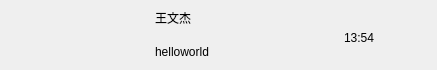
<?xml version="1.0" encoding="UTF-8"?>
<ui version="4.0">
 <class>ChatUserWid</class>
 <widget class="QWidget" name="ChatUserWid">
  <property name="geometry">
   <rect>
    <x>0</x>
    <y>0</y>
    <width>437</width>
    <height>70</height>
   </rect>
  </property>
  <property name="minimumSize">
   <size>
    <width>0</width>
    <height>70</height>
   </size>
  </property>
  <property name="maximumSize">
   <size>
    <width>16777215</width>
    <height>70</height>
   </size>
  </property>
  <property name="windowTitle">
   <string>Form</string>
  </property>
  <layout class="QHBoxLayout" name="horizontalLayout">
   <property name="spacing">
    <number>5</number>
   </property>
   <property name="leftMargin">
    <number>6</number>
   </property>
   <property name="topMargin">
    <number>2</number>
   </property>
   <property name="rightMargin">
    <number>6</number>
   </property>
   <property name="bottomMargin">
    <number>2</number>
   </property>
   <item>
    <widget class="QWidget" name="icon_wid" native="true">
     <property name="minimumSize">
      <size>
       <width>50</width>
       <height>50</height>
      </size>
     </property>
     <property name="maximumSize">
      <size>
       <width>50</width>
       <height>50</height>
      </size>
     </property>
     <layout class="QHBoxLayout" name="horizontalLayout_2">
      <property name="spacing">
       <number>0</number>
      </property>
      <property name="leftMargin">
       <number>0</number>
      </property>
      <property name="topMargin">
       <number>0</number>
      </property>
      <property name="rightMargin">
       <number>0</number>
      </property>
      <property name="bottomMargin">
       <number>0</number>
      </property>
      <item>
       <widget class="QLabel" name="icon_lb">
        <property name="minimumSize">
         <size>
          <width>45</width>
          <height>45</height>
         </size>
        </property>
        <property name="maximumSize">
         <size>
          <width>45</width>
          <height>45</height>
         </size>
        </property>
        <property name="text">
         <string/>
        </property>
       </widget>
      </item>
     </layout>
    </widget>
   </item>
   <item>
    <widget class="QWidget" name="user_info_wid" native="true">
     <property name="minimumSize">
      <size>
       <width>0</width>
       <height>0</height>
      </size>
     </property>
     <property name="maximumSize">
      <size>
       <width>130</width>
       <height>16777215</height>
      </size>
     </property>
     <layout class="QVBoxLayout" name="verticalLayout">
      <property name="leftMargin">
       <number>2</number>
      </property>
      <property name="topMargin">
       <number>2</number>
      </property>
      <property name="rightMargin">
       <number>2</number>
      </property>
      <property name="bottomMargin">
       <number>2</number>
      </property>
      <item>
       <widget class="QLabel" name="user_name_lb">
        <property name="maximumSize">
         <size>
          <width>130</width>
          <height>16777215</height>
         </size>
        </property>
        <property name="text">
         <string>王文杰</string>
        </property>
       </widget>
      </item>
      <item>
       <widget class="QLabel" name="user_chat_lb">
        <property name="maximumSize">
         <size>
          <width>130</width>
          <height>16777215</height>
         </size>
        </property>
        <property name="text">
         <string>helloworld</string>
        </property>
       </widget>
      </item>
     </layout>
    </widget>
   </item>
   <item>
    <widget class="QWidget" name="time_wid" native="true">
     <property name="minimumSize">
      <size>
       <width>50</width>
       <height>50</height>
      </size>
     </property>
     <property name="maximumSize">
      <size>
       <width>50</width>
       <height>50</height>
      </size>
     </property>
     <widget class="QLabel" name="time_lb">
      <property name="geometry">
       <rect>
        <x>10</x>
        <y>20</y>
        <width>30</width>
        <height>16</height>
       </rect>
      </property>
      <property name="text">
       <string>13:54</string>
      </property>
      <property name="alignment">
       <set>Qt::AlignCenter</set>
      </property>
     </widget>
    </widget>
   </item>
  </layout>
 </widget>
 <resources/>
 <connections/>
</ui>
